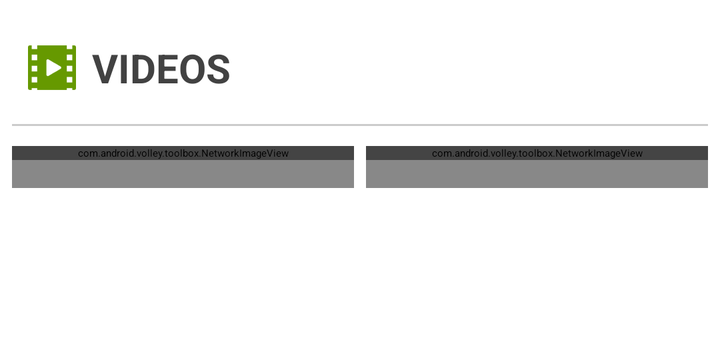
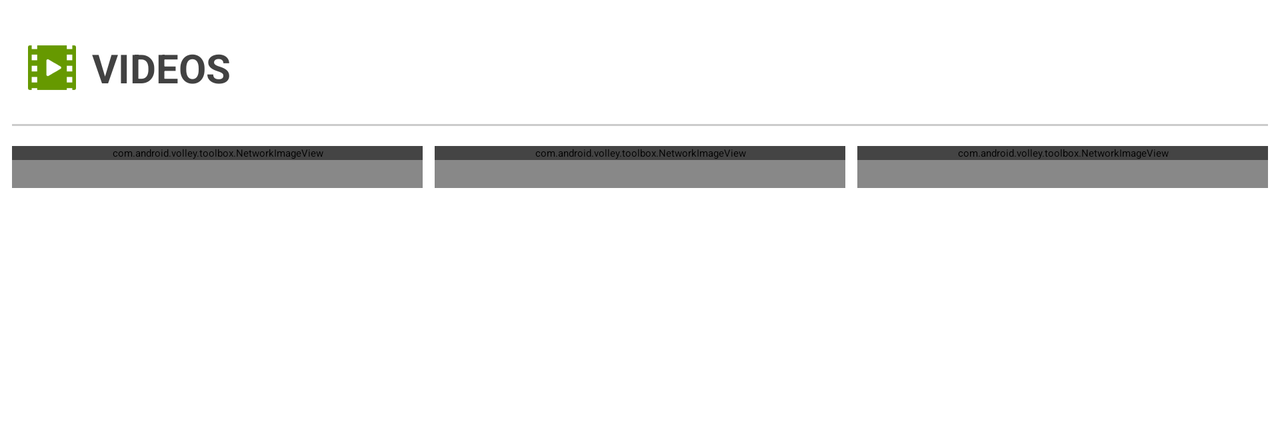

The same Android screen from two of the app's own layout files: first res/layout/ as a phone draws it, then the repository's variant for another configuration, drawn on a device whose configuration selects that folder. Both files follow.
<!-- AndroidManifest.xml: application theme AppTheme -->
<!-- res/layout/videos_card.xml -->
<?xml version="1.0" encoding="utf-8"?>
<LinearLayout xmlns:android="http://schemas.android.com/apk/res/android"
    xmlns:tools="http://schemas.android.com/tools"
    android:id="@+id/videos_card"
    android:orientation="vertical"
    android:padding="6dp"
    android:layout_width="fill_parent"
    android:layout_height="wrap_content"
    tools:showIn="@layout/fragment_location_summary">

    <TextView
        android:id="@+id/videos_label"
        style="@style/TextView.Category"
        android:text="VIDEOS"
        android:drawableLeft="@drawable/ic_video"
        android:drawableStart="@drawable/ic_video"
        android:gravity="center_vertical"
        android:layout_width="fill_parent"
        android:layout_height="wrap_content" />

    <View
        android:layout_marginBottom="6dp"
        android:layout_width="fill_parent"
        android:background="#ccc"
        android:layout_height="1dp" />

    <LinearLayout
        android:id="@+id/videos_container"
        android:layout_marginTop="4dp"
        android:orientation="horizontal"
        android:layout_width="fill_parent"
        android:layout_height="100dp">

        <FrameLayout
            android:layout_marginRight="3dp"
            android:layout_weight="1"
            android:layout_width="0dp"
            android:layout_height="wrap_content">

            <com.android.volley.toolbox.NetworkImageView
                android:scaleType="centerCrop"
                android:src="@drawable/lac"
                android:layout_width="fill_parent"
                android:layout_height="wrap_content" />

            <TextView
                android:lines="2"
                android:layout_gravity="bottom"
                android:background="#77000000"
                android:padding="4dp"
                android:textColor="@color/white"
                android:layout_width="fill_parent"
                android:layout_height="wrap_content" />

        </FrameLayout>

        <FrameLayout
            android:layout_marginLeft="3dp"
            android:layout_weight="1"
            android:layout_width="0dp"
            android:layout_height="wrap_content">

            <com.android.volley.toolbox.NetworkImageView
                android:scaleType="centerCrop"
                android:src="@drawable/lac"
                android:layout_width="fill_parent"
                android:layout_height="wrap_content" />

            <TextView
                android:lines="2"
                android:layout_gravity="bottom"
                android:background="#77000000"
                android:padding="4dp"
                android:textColor="@color/white"
                android:layout_width="fill_parent"
                android:layout_height="wrap_content" />
        </FrameLayout>
    </LinearLayout>

</LinearLayout>
<!-- res/layout/fragment_location_summary.xml (included above) -->
<RelativeLayout xmlns:android="http://schemas.android.com/apk/res/android"
    android:layout_width="fill_parent"
    android:layout_height="wrap_content">

    <ScrollView xmlns:tools="http://schemas.android.com/tools"
        android:layout_width="match_parent"
        android:layout_height="match_parent">

        <LinearLayout
            android:layout_width="match_parent"
            android:layout_height="wrap_content"
            android:orientation="vertical">

            <FrameLayout
                android:id="@+id/header_container"
                android:layout_width="fill_parent"
                android:layout_height="240dp">

                <com.android.volley.toolbox.NetworkImageView
                    android:id="@+id/big_image"
                    tools:src="@drawable/lac"
                    android:layout_width="fill_parent"
                    android:layout_height="240dp" />

                <TextView
                    android:layout_width="fill_parent"
                    android:layout_height="wrap_content"
                    android:textColor="@color/white"
                    android:padding="6dp"
                    android:textSize="16sp"
                    android:text="10 photos"
                    android:layout_gravity="bottom" />

            </FrameLayout>

            <LinearLayout
                android:layout_marginTop="1dp"
                android:id="@+id/title_header"
                android:layout_width="fill_parent"
                android:layout_height="wrap_content"
                android:orientation="horizontal">

                <TextView
                    android:id="@+id/location"
                    android:layout_weight="1"
                    android:padding="6dp"
                    android:layout_gravity="center_vertical"
                    android:textColor="#FFF"
                    tools:text="EXAMPLENOW"
                    android:textSize="30sp"
                    android:textStyle="bold"
                    android:layout_width="0dp"
                    android:layout_height="wrap_content" />

                <View
                    android:background="#fff"
                    android:layout_width="1dp"
                    android:layout_height="fill_parent" />

                <ImageView
                    android:id="@+id/small_image"
                    tools:src="@drawable/bazin"
                    android:scaleType="centerCrop"
                    android:layout_width="100dp"
                    android:layout_height="100dp" />


            </LinearLayout>

            <LinearLayout
                android:orientation="vertical"
                android:padding="6dp"
                android:layout_width="fill_parent"
                android:layout_height="wrap_content">

                <TextView
                    android:id="@+id/description_label"
                    style="@style/TextView.Category"
                    android:drawableLeft="@drawable/ic_description"
                    android:drawableStart="@drawable/ic_description"
                    android:gravity="center_vertical"
                    android:text="DESCRIPTION"
                    android:layout_width="fill_parent"
                    android:layout_height="wrap_content" />

                <View
                    android:layout_marginBottom="6dp"
                    android:layout_width="fill_parent"
                    android:background="#ccc"
                    android:layout_height="1dp" />

                <TextView
                    android:id="@+id/description"
                    android:background="@drawable/description_background"
                    android:maxLines="5"
                    android:layout_gravity="bottom"
                    tools:text="Using the Uber API, developers can integrate the power of Uber into 3rd party applications. Calls to the API can be made to request information on available car types, driver location expressed"
                    android:textSize="18sp"
                    android:layout_width="fill_parent"
                    android:layout_height="wrap_content" />

            </LinearLayout>


            <LinearLayout
                android:id="@+id/attractions_card"
                android:orientation="vertical"
                android:padding="6dp"
                android:layout_width="fill_parent"
                android:layout_height="wrap_content">

                <TextView
                    style="@style/TextView.Category"
                    android:id="@+id/attractions_label"
                    android:text="ATRACTIONS"
                    android:drawableLeft="@drawable/ic_theatre"
                    android:drawableStart="@drawable/ic_theatre"
                    android:gravity="center_vertical"
                    android:layout_width="fill_parent"
                    android:layout_height="wrap_content" />

                <View
                    android:layout_marginBottom="6dp"
                    android:layout_width="fill_parent"
                    android:background="#ccc"
                    android:layout_height="1dp" />

                <LinearLayout
                    android:id="@+id/attractions_photos_container"
                    android:layout_marginTop="4dp"
                    android:orientation="horizontal"
                    android:layout_width="fill_parent"
                    android:layout_height="wrap_content">

                    <FrameLayout
                        android:layout_marginRight="3dp"
                        android:layout_weight="1"
                        android:layout_width="0dp"
                        android:layout_height="wrap_content">

                        <com.android.volley.toolbox.NetworkImageView
                            android:scaleType="centerCrop"
                            android:src="@drawable/lac"
                            android:layout_width="fill_parent"
                            android:layout_height="120dp" />

                        <TextView
                            android:lines="2"
                            android:layout_gravity="bottom"
                            android:background="#77000000"
                            android:padding="4dp"
                            android:textColor="@color/white"
                            android:layout_width="fill_parent"
                            android:layout_height="wrap_content" />

                    </FrameLayout>

                    <FrameLayout
                        android:layout_marginLeft="3dp"
                        android:layout_weight="1"
                        android:layout_width="0dp"
                        android:layout_height="wrap_content">

                        <com.android.volley.toolbox.NetworkImageView
                            android:scaleType="centerCrop"
                            android:src="@drawable/lac"
                            android:layout_width="fill_parent"
                            android:layout_height="120dp" />

                        <TextView
                            android:lines="2"
                            android:layout_gravity="bottom"
                            android:background="#77000000"
                            android:padding="4dp"
                            android:textColor="@color/white"
                            android:layout_width="fill_parent"
                            android:layout_height="wrap_content" />
                    </FrameLayout>
                </LinearLayout>

            </LinearLayout>

            
            <LinearLayout
                android:id="@+id/streetview_card"
                android:visibility="gone"
                android:orientation="vertical"
                android:padding="6dp"
                android:layout_width="fill_parent"
                android:layout_height="wrap_content">

                <TextView
                    android:id="@+id/streetview_label"
                    style="@style/TextView.Category"
                    android:text="STREET VIEW"
                    android:drawableLeft="@drawable/ic_street_view"
                    android:drawableStart="@drawable/ic_street_view"
                    android:gravity="center_vertical"
                    android:layout_width="fill_parent"
                    android:layout_height="wrap_content" />

                <View
                    android:layout_marginBottom="6dp"
                    android:layout_width="fill_parent"
                    android:background="#ccc"
                    android:layout_height="1dp" />

                <ImageView
                    android:layout_marginTop="4dp"
                    android:scaleType="centerCrop"
                    android:src="@drawable/streetview"
                    android:layout_width="fill_parent"
                    android:layout_height="140dp" />

            </LinearLayout>

            <include layout="@layout/videos_card" />


        </LinearLayout>
    </ScrollView>

    
    <FrameLayout
        android:id="@+id/progress_view"
        android:background="@color/white"
        android:layout_centerInParent="true"
        android:layout_width="fill_parent"
        android:layout_height="match_parent">

        <ProgressBar
            android:layout_gravity="center"
            android:layout_width="wrap_content"
            android:layout_height="wrap_content" />

    </FrameLayout>

</RelativeLayout>
<!-- resources referenced by this layout -->
<resources>
  <color name="white">#fff</color>
  <!-- drawable bazin: jpg bitmap (drawable, 12169 bytes) -->
  <!-- drawable description_background (drawable) -->
  <?xml version="1.0" encoding="utf-8"?>
  <selector xmlns:android="http://schemas.android.com/apk/res/android"
      android:exitFadeDuration="@android:integer/config_shortAnimTime"
      android:enterFadeDuration="@android:integer/config_shortAnimTime">
  
      <item android:drawable="@color/grey_light" android:state_pressed="true"/>
      <item android:drawable="@color/row_foreground"/>
  
  </selector>
  <!-- drawable ic_description: png bitmap (drawable-hdpi, 294 bytes) -->
  <!-- drawable ic_street_view: png bitmap (drawable-hdpi, 934 bytes) -->
  <!-- drawable ic_theatre: png bitmap (drawable-hdpi, 1117 bytes) -->
  <!-- drawable ic_video: png bitmap (drawable-hdpi, 535 bytes) -->
  <!-- drawable lac: jpg bitmap (drawable, 109840 bytes) -->
  <!-- drawable streetview: png bitmap (drawable, 399048 bytes) -->
  <style name="TextView.Category" parent="android:Widget.TextView">
          <item name="android:layout_marginTop">8dp</item>
          <item name="android:layout_marginBottom">8dp</item>
          <item name="android:textSize">20sp</item>
          <item name="android:textColor">#424242</item>
          <item name="android:textStyle">bold</item>
      </style>
  <!-- from res/values-v21/ -->
  <style name="AppTheme" parent="AppTheme.Base" />
  <color name="grey_light">#5ccc</color>
  <color name="row_foreground">#00000000</color>
</resources>
<!-- res/layout-land/videos_card.xml (the repository's variant of the layout above) -->
<!-- drawn on the phone turned sideways -->
<?xml version="1.0" encoding="utf-8"?>
<LinearLayout xmlns:android="http://schemas.android.com/apk/res/android"
    xmlns:tools="http://schemas.android.com/tools"
    android:id="@+id/videos_card"
    android:orientation="vertical"
    android:padding="6dp"
    android:layout_width="fill_parent"
    android:layout_height="wrap_content"
    tools:showIn="@layout/fragment_location_summary">

    <TextView
        android:id="@+id/videos_label"
        style="@style/TextView.Category"
        android:text="VIDEOS"
        android:drawableLeft="@drawable/ic_video"
        android:drawableStart="@drawable/ic_video"
        android:gravity="center_vertical"
        android:layout_width="fill_parent"
        android:layout_height="wrap_content" />

    <View
        android:layout_marginBottom="6dp"
        android:layout_width="fill_parent"
        android:background="#ccc"
        android:layout_height="1dp" />

    <LinearLayout
        android:id="@+id/videos_container"
        android:layout_marginTop="4dp"
        android:orientation="horizontal"
        android:layout_width="fill_parent"
        android:layout_height="140dp">

        <FrameLayout
            android:layout_marginRight="3dp"
            android:layout_weight="1"
            android:layout_width="0dp"
            android:layout_height="wrap_content">

            <com.android.volley.toolbox.NetworkImageView
                android:scaleType="centerCrop"
                android:src="@drawable/lac"
                android:layout_width="fill_parent"
                android:layout_height="wrap_content" />

            <TextView
                android:lines="2"
                android:layout_gravity="bottom"
                android:background="#77000000"
                android:padding="4dp"
                android:textColor="@color/white"
                android:layout_width="fill_parent"
                android:layout_height="wrap_content" />

        </FrameLayout>

        <FrameLayout
            android:layout_marginLeft="3dp"
            android:layout_marginRight="3dp"
            android:layout_weight="1"
            android:layout_width="0dp"
            android:layout_height="wrap_content">

            <com.android.volley.toolbox.NetworkImageView
                android:scaleType="centerCrop"
                android:src="@drawable/lac"
                android:layout_width="fill_parent"
                android:layout_height="wrap_content" />

            <TextView
                android:lines="2"
                android:layout_gravity="bottom"
                android:background="#77000000"
                android:padding="4dp"
                android:textColor="@color/white"
                android:layout_width="fill_parent"
                android:layout_height="wrap_content" />
        </FrameLayout>

        <FrameLayout
            android:layout_marginLeft="3dp"
            android:layout_weight="1"
            android:layout_width="0dp"
            android:layout_height="wrap_content">

            <com.android.volley.toolbox.NetworkImageView
                android:scaleType="centerCrop"
                android:src="@drawable/lac"
                android:layout_width="fill_parent"
                android:layout_height="wrap_content" />

            <TextView
                android:lines="2"
                android:layout_gravity="bottom"
                android:background="#77000000"
                android:padding="4dp"
                android:textColor="@color/white"
                android:layout_width="fill_parent"
                android:layout_height="wrap_content" />
        </FrameLayout>
    </LinearLayout>

</LinearLayout>
<!-- res/layout/videos_card.xml (included above) -->
<?xml version="1.0" encoding="utf-8"?>
<LinearLayout xmlns:android="http://schemas.android.com/apk/res/android"
    xmlns:tools="http://schemas.android.com/tools"
    android:id="@+id/videos_card"
    android:orientation="vertical"
    android:padding="6dp"
    android:layout_width="fill_parent"
    android:layout_height="wrap_content"
    tools:showIn="@layout/fragment_location_summary">

    <TextView
        android:id="@+id/videos_label"
        style="@style/TextView.Category"
        android:text="VIDEOS"
        android:drawableLeft="@drawable/ic_video"
        android:drawableStart="@drawable/ic_video"
        android:gravity="center_vertical"
        android:layout_width="fill_parent"
        android:layout_height="wrap_content" />

    <View
        android:layout_marginBottom="6dp"
        android:layout_width="fill_parent"
        android:background="#ccc"
        android:layout_height="1dp" />

    <LinearLayout
        android:id="@+id/videos_container"
        android:layout_marginTop="4dp"
        android:orientation="horizontal"
        android:layout_width="fill_parent"
        android:layout_height="100dp">

        <FrameLayout
            android:layout_marginRight="3dp"
            android:layout_weight="1"
            android:layout_width="0dp"
            android:layout_height="wrap_content">

            <com.android.volley.toolbox.NetworkImageView
                android:scaleType="centerCrop"
                android:src="@drawable/lac"
                android:layout_width="fill_parent"
                android:layout_height="wrap_content" />

            <TextView
                android:lines="2"
                android:layout_gravity="bottom"
                android:background="#77000000"
                android:padding="4dp"
                android:textColor="@color/white"
                android:layout_width="fill_parent"
                android:layout_height="wrap_content" />

        </FrameLayout>

        <FrameLayout
            android:layout_marginLeft="3dp"
            android:layout_weight="1"
            android:layout_width="0dp"
            android:layout_height="wrap_content">

            <com.android.volley.toolbox.NetworkImageView
                android:scaleType="centerCrop"
                android:src="@drawable/lac"
                android:layout_width="fill_parent"
                android:layout_height="wrap_content" />

            <TextView
                android:lines="2"
                android:layout_gravity="bottom"
                android:background="#77000000"
                android:padding="4dp"
                android:textColor="@color/white"
                android:layout_width="fill_parent"
                android:layout_height="wrap_content" />
        </FrameLayout>
    </LinearLayout>

</LinearLayout>
